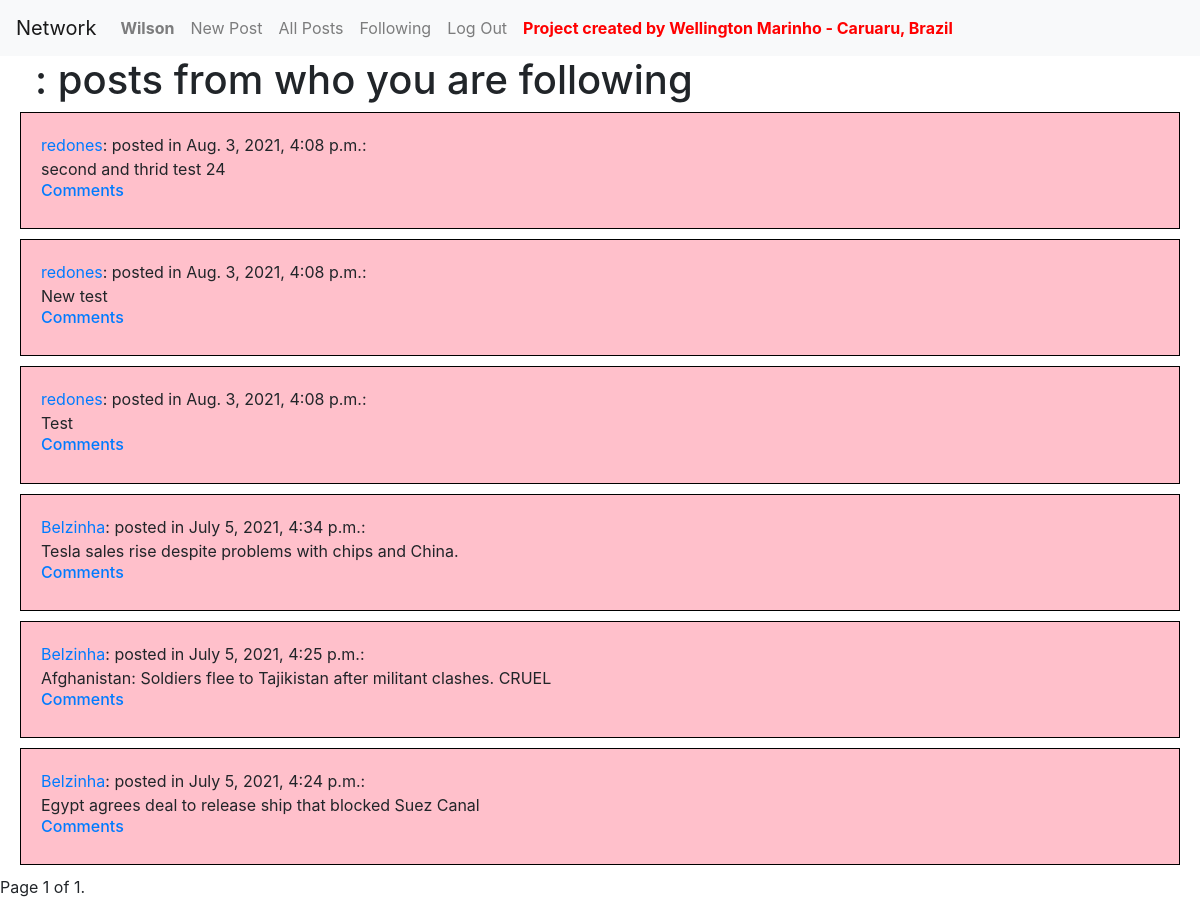
Page /follower_index (signed in) on the committed database.
### network/models.py (models this page shows, shortened)
class User(AbstractUser):
    pass

class Post(models.Model):
    content = models.CharField(max_length=264)
    time_of_creation = models.DateTimeField(default=timezone.now)
    creator = models.ForeignKey(User, on_delete=models.CASCADE, related_name="posts")
    now = datetime.now()

### network/views.py (the view)
# urls.py: path("follower_index", views.follower_index, name="follower_index")
def follower_index(request):
    username = request.user.username
    user = User.objects.get(username=username)
    wells = Follower.objects.all().filter(user=user)
    post_list = Post.objects.all()
    w_list = []
    for well in wells:
        follower = well.following
        w_list.append(follower)
    post_list = Post.objects.filter(creator__in=w_list)
    post_list = post_list.order_by("-time_of_creation").all()
    paginator = Paginator(post_list, 10) # Show 10 contacts per page.
    page_number = request.GET.get('page',)
    page_obj = paginator.get_page(page_number)
    return render(request, 'network/follower_index.html', {'page_obj': page_obj, 'user': user})

### network/templates/network/follower_index.html (shortened to what this page needs)
{% extends "network/layout.html" %}
{% block body %}
        <h1 style="margin-left: 35px;">{{ user2.username }}: posts from who you are following</h1>
        {% for post in page_obj %}
            <div class="well">
              <a href="{% url 'profile' post.creator.id %}">{{ post.creator }}</a>: posted in {{ post.time_of_creation }}: <br> {{ post.content }} <br>
              <h6><a href="{% url 'comment' post.id %}">Comments</a></h6>
            </div>
        {% endfor %}
        <div class="pagination">
            <span class="step-links">
                <span class="current">
                    Page {{ page_obj.number }} of {{ page_obj.paginator.num_pages }}.
                </span>
            </span>
        </div>
{% endblock %}

### network/templates/network/layout.html (shortened to what this page needs)
{% load static %}
<!DOCTYPE html>
<html lang="en">
    <head>
        <link rel="stylesheet" href="https://stackpath.bootstrapcdn.com/bootstrap/4.4.1/css/bootstrap.min.css">
        <link href="{% static 'network/styles.css' %}" rel="stylesheet">
    </head>
    <body>
        <nav class="navbar navbar-expand-lg navbar-light bg-light">
            <a class="navbar-brand" href="#">Network</a>
            <div>
              <ul class="navbar-nav mr-auto">
                {% if user.is_authenticated %}
                    <li class="nav-item">
                        <a class="nav-link" href="#"><strong>{{ user.username }}</strong></a>
                    </li>
                {% endif %}
                <li class="nav-item">
                  <a class="nav-link" href="{% url 'index' %}">New Post</a>
                </li>
                <li class="nav-item">
                  <a class="nav-link" href="{% url 'all_posts' %}">All Posts</a>
                </li>
                {% if user.is_authenticated %}
                    <li class="nav-item">
                        <a class="nav-link" href="{% url 'follower_index' %}">Following</a>
                    </li>
                    <li class="nav-item">
                        <a class="nav-link" href="{% url 'logout' %}">Log Out</a>
                    </li>
                {% endif %}
                <li class="nav-item">
                    <a class="nav-link" href="#"><strong style="color: red;">Project created by Wellington Marinho - Caruaru, Brazil</strong></a>
                </li>
              </ul>
            </div>
          </nav>
        <div class="body">
            {% block body %}
            {% endblock %}
        </div>
    </body>
</html>

### network/templates/network/layout.html (style rules this page uses)
.well { background-color: pink; border: 1px solid black; padding: 20px; margin-bottom: 10px; margin-left: 20px; margin-right: 20px; }

### rows in the picture
User: username "Wilson"
Post: creator "redones", time_of_creation "Aug. 3, 2021, 4:08 p.m.", content "second and thrid test 24"
Post: creator "redones", time_of_creation "Aug. 3, 2021, 4:08 p.m.", content "New test"
Post: creator "redones", time_of_creation "Aug. 3, 2021, 4:08 p.m.", content "Test"
Post: creator "Belzinha", time_of_creation "July 5, 2021, 4:34 p.m.", content "Tesla sales rise despite problems with chips and China."
Post: creator "Belzinha", time_of_creation "July 5, 2021, 4:25 p.m.", content "Afghanistan: Soldiers flee to Tajikistan after militant clashes. CRUEL"
Post: creator "Belzinha", time_of_creation "July 5, 2021, 4:24 p.m.", content "Egypt agrees deal to release ship that blocked Suez Canal"

### other values in the picture
{{ page_obj.number }} "1"
{{ page_obj.paginator.num_pages }} "1"
